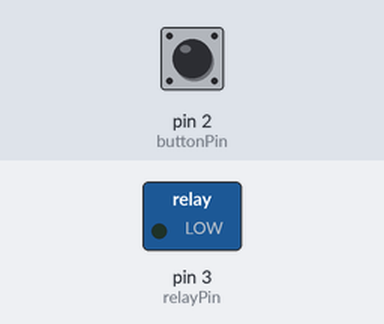
A sketch run on a simulated Arduino Uno, built with avr-gcc and run on an emulated ATmega328P. On the bench: switched loads named in the sketch (green lamp = pin HIGH). Dashed ring = blinking. The inputs (shaded band) are chosen by the test bench; at power-on: pin 2 (buttonPin) LOW.

Above: at 1.2 s.
1.3 s: pin 2 (buttonPin) pulled HIGH for 1 s
At 2.7 s:
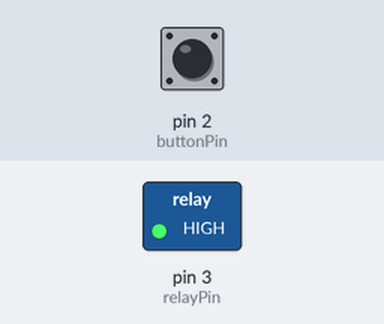
3.8 s: pin 2 (buttonPin) pulled HIGH for 0.15 s
At 5.0 s:
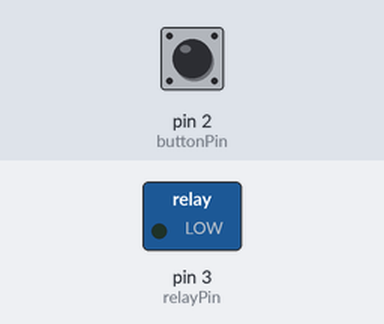
5.4 s: pin 2 (buttonPin) pulled HIGH for 3.2 s
At 5.5 s:
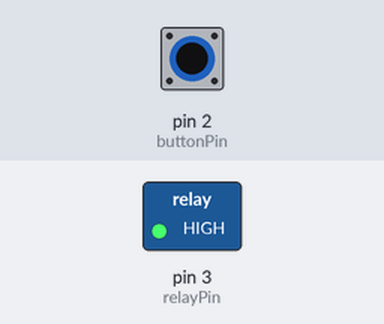
Timing chart, 0 to 9.9 s (numbered marks = the images above; inputs shaded):
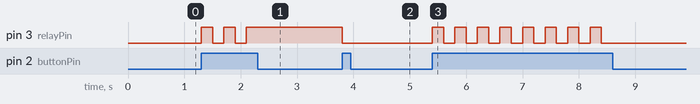

The sketch:

rel_1.ino
```cpp
// Definir os pinos utilizados
const int buttonPin = 2; // Pino do botão
const int relayPin = 3; // Pino do relé

// Variáveis para armazenar o estado do botão e do relé
int buttonState = 0;
int relayState = LOW;

void setup() {
  // Inicializar os pinos
  pinMode(buttonPin, INPUT);
  pinMode(relayPin, OUTPUT);

  // Iniciar comunicação serial
  Serial.begin(9600);
}

void loop() {
  // Verificar o estado do botão
  buttonState = digitalRead(buttonPin);

  // Controle do relé com o botão
  if (buttonState == HIGH) {
    relayState = !relayState; // Inverter o estado do relé
    digitalWrite(relayPin, relayState); // Atualizar o estado do relé
    delay(200); // Pequeno atraso para evitar o bounce do botão
  }

  // Controle do relé com comando serial
  if (Serial.available() > 0) {
    char command = Serial.read();

    if (command == '1') {
      relayState = HIGH; // Ligar o relé
      digitalWrite(relayPin, relayState); // Atualizar o estado do relé
    } else if (command == '0') {
      relayState = LOW; // Desligar o relé
      digitalWrite(relayPin, relayState); // Atualizar o estado do relé
    }
  }
}
```

Measured:
- after the input at 1.3 s, pin 3 (relayPin): alternates HIGH for 0.20 s and LOW for 0.20 s, 5 changes in all, then stays HIGH, starting at once
- after the input at 3.8 s, pin 3 (relayPin): HIGH → LOW at once
- after the input at 5.4 s, pin 3 (relayPin): alternates HIGH for 0.20 s and LOW for 0.20 s, 16 changes in all, then stays LOW, starting at once
